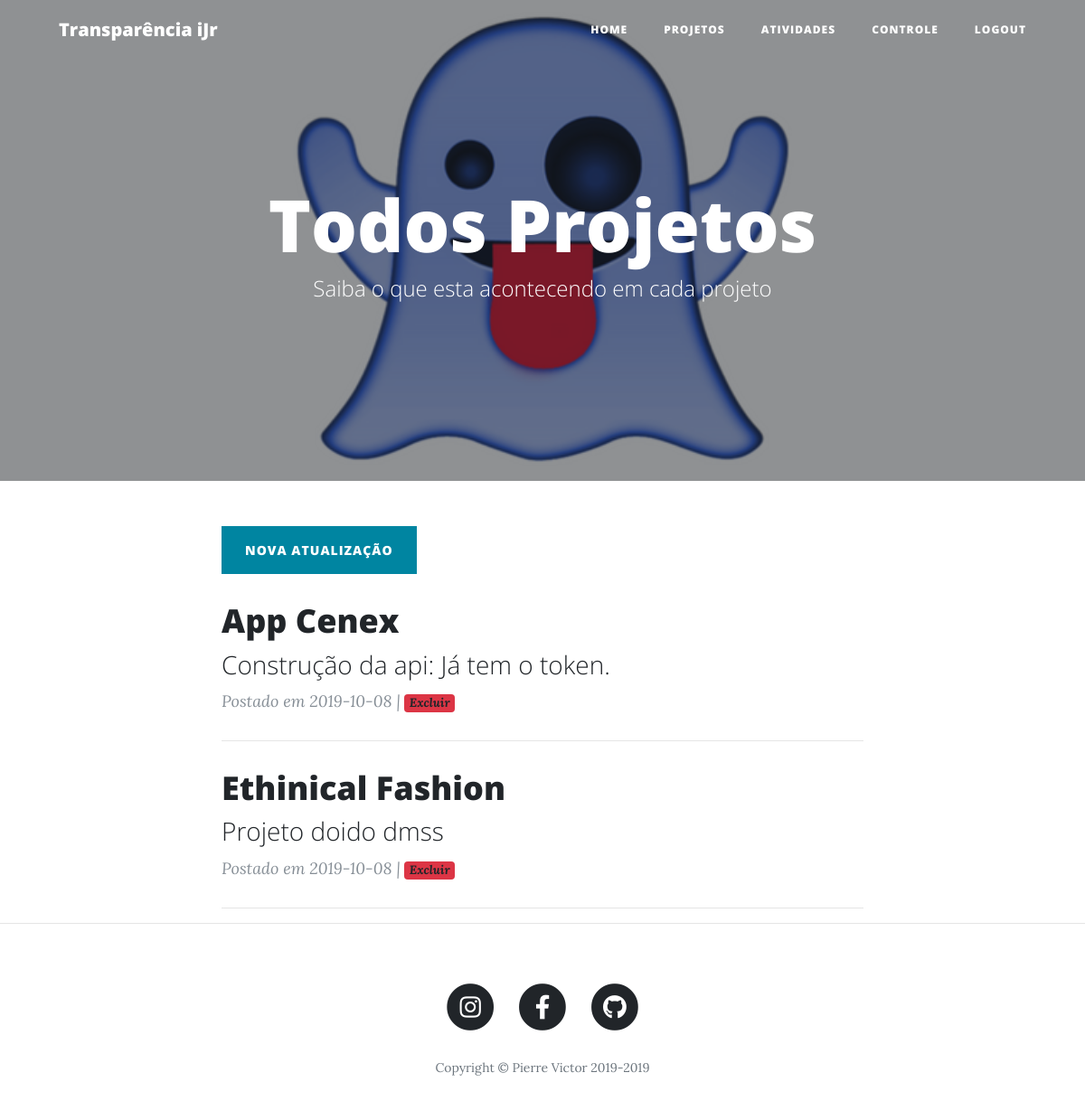
The app's page /projetos/todosprojetos (signed in) with its own data.
### transparenciaprojetosijr/projetos/models.py (models this page shows, shortened)
class Projetos(db.Model):
    __tablename__ = 'projetos'
    id = db.Column(db.Integer, primary_key=True)
    nome = db.Column(db.String)
    descricao = db.Column(db.String)
    data_criacao = db.Column(db.Date, default=datetime.today())

### transparenciaprojetosijr/projetos/views.py (the view)
@projetos.route("/todosprojetos")
def todos_projetos():
    login = LoginForm()
    adicionarUser = AdicionarUserForm()
    logout = LogoutForm()
    adicionarProjeto = AdicionarProjetoForm()
    allProjetos = Projetos.query.all()
    return render_template("todos_projetos.html", login=login, adicionarUser=adicionarUser, logout=logout, adicionarProjeto=adicionarProjeto, allProjetos=allProjetos)

### transparenciaprojetosijr/usuarios/models.py (called while the page is built)
@login_manager.user_loader
def load_user(user_id):
    return Usuario.query.get(user_id)

### transparenciaprojetosijr/projetos/templates/projetos/todos_projetos.html (shortened to what this page needs)
{% extends "base.html" %}
{% block header %}
<header class="masthead" style="background-image: url('../static/img/espirito.png')">
    <div class="overlay"></div>
    <div class="container">
      <div class="row">
        <div class="col-lg-8 col-md-10 mx-auto">
          <div class="site-heading">
            <h1>Todos Projetos</h1>
            <span class="subheading">Saiba o que esta acontecendo em cada projeto</span>
          </div>
        </div>
      </div>
    </div>
</header>
{% endblock %}
{% block conteudo %}
<div class="col-lg-8 col-md-10 mx-auto">
{% if current_user.urole=="admin" %}
  <div class="clearfix">
    <a class="btn btn-primary float-left" href="" data-toggle="modal" data-target="#projetomodal">Nova atualização</a>
  </div>
{% endif %}
  {% if allProjetos %}
{% for projetos in allProjetos %}
  <div class="post-preview">
      <a href="">
      <h2 class="post-title">
          {{ projetos.nome }}
      </h2>
      <h3 class="post-subtitle">
          {{ projetos.descricao }}
      </h3>
      </a>
      <p class="post-meta">Postado em
          {{ projetos.data_criacao }} |  <a href="{{url_for('projetos.excluir_projeto',projeto_id=projetos.id)}}" class="badge badge-danger">Excluir</a>
      </p>
  </div>
  <hr>
{% endfor %}
{% endif %}
</div>
{% endblock %}

### records on screen
Projetos: nome "App Cenex", descricao "Construção da api: Já tem o token.", data_criacao "2019-10-08"
Projetos: nome "Ethinical Fashion", descricao "Projeto doido dmss", data_criacao "2019-10-08"
